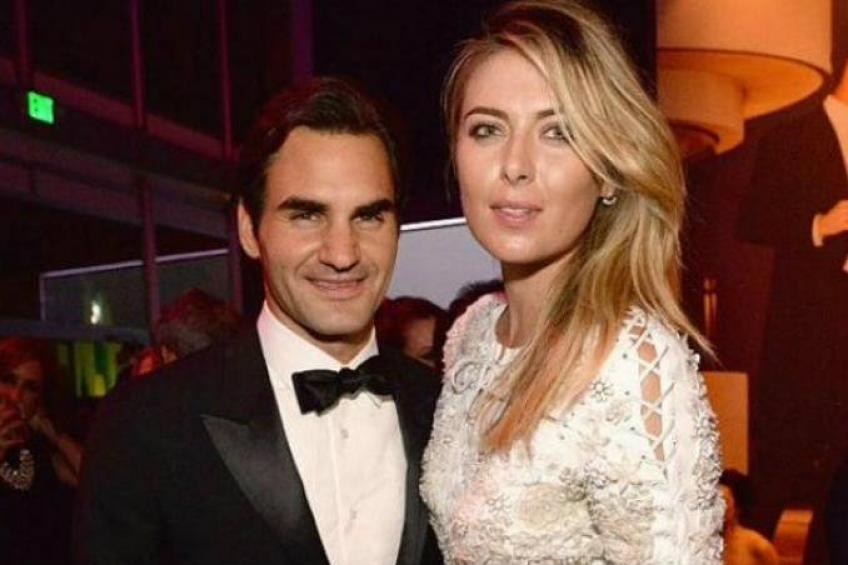
#> input picture test_images/sharapova1.jpg, 848 x 565 px
$ jupyter execute --allow-errors sports_person_classification_model.ipynb   (shell and % lines are left out)
#> lines starting #> are read from the running program, lines starting #| are printed output that depends on the picture
[cell 1]
import numpy as np
import cv2
import matplotlib
from matplotlib import pyplot as plt

[cell 2]
img = cv2.imread('./test_images/sharapova1.jpg')
#> img is the input picture: shape (565, 848, 3); mean B, G, R 60.2, 72.2, 105.6
img.shape
#> Out = (565, 848, 3)

[cell 3]
# First and second dimension are height and width, 3rd for rgb channel

[cell 4]
# To see how the image looks like
plt.imshow(img)

[cell 5]
gray = cv2.cvtColor(img, cv2.COLOR_BGR2GRAY)
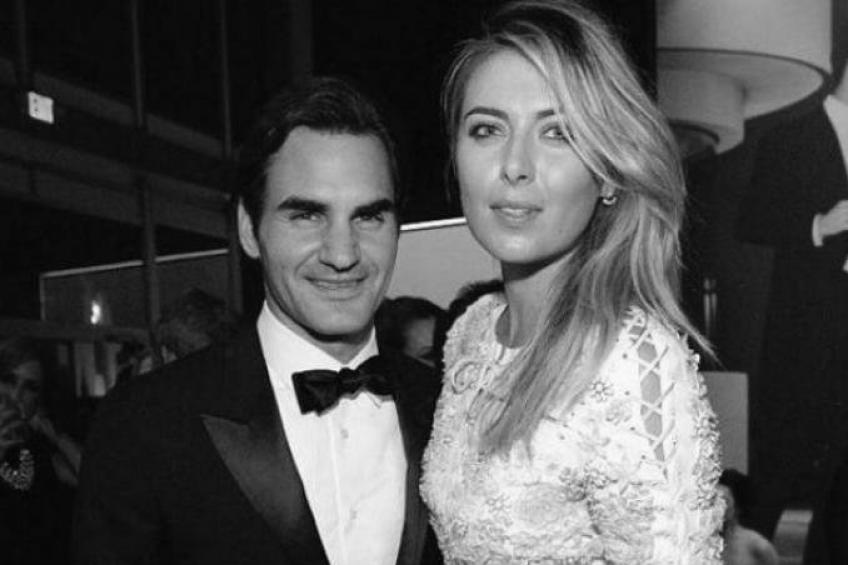
#> gray: shape (565, 848); min 2, max 254, mean 80.8
gray.shape
#> Out = (565, 848)

[cell 6]
gray

[cell 7]
plt.imshow(gray)

[cell 8]
plt.imshow(gray, cmap='gray')

[cell 9]
face_cascade = cv2.CascadeClassifier('./opencv/haarcascades/haarcascade_frontalface_default.xml')
eye_cascade = cv2.CascadeClassifier('./opencv/haarcascades/haarcascade_eye.xml')

faces = face_cascade.detectMultiScale(gray, 1.3, 5)
#> faces = [[246, 144, 181, 181], [430, 57, 186, 186]]
faces
#> Out = [[246, 144, 181, 181], [430, 57, 186, 186]]

[cell 10]
(x, y, w, h) = faces[0]
#> x = 246; y = 144; w = 181; h = 181
x, y, w, h
#> Out = (246, 144, 181, 181)

[cell 11]
face_img = cv2.rectangle(img, (x, y), (x + w, y + h), (255, 0, 0), 2)
plt.imshow(face_img)

[cell 12]
# Copy_paste form OpenCV website
cv2.destroyAllWindows()
for (x, y, w, h) in faces:
    face_img = cv2.rectangle(img, (x, y), (x + w, y + h), (255, 0, 0), 2)
    roi_gray = gray[y : y + h, x : x + w]
    roi_color = face_img[y : y + h, x : x + w]
    eyes = eye_cascade.detectMultiScale(roi_gray)
    for (ex, ey, ew, eh) in eyes:
        cv2.rectangle(roi_color, (ex, ey), (ex + ew, ey + eh), (0, 255, 0), 2)
#> this loop made 2 passes
#> (x, y, w, h, eyes) on passes 1 to 2: (246, 144, 181, 181, [[98, 53, 40, 40]]), (430, 57, 186, 186, [[33, 52, 42, 42], [83, 111, 22, 22], [101, 54, 43, 43]])
#> pass 1, `roi_gray = gray[y : y + h, x : x + w]`:
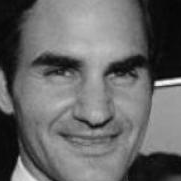
#> roi_gray: shape (181, 181); min 4, max 247, mean 103.8
#> pass 1, `roi_color = face_img[y : y + h, x : x + w]`:
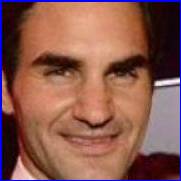
#> roi_color: shape (181, 181, 3); mean B, G, R 79.1, 89.4, 137
#> pass 2, `roi_gray = gray[y : y + h, x : x + w]`:
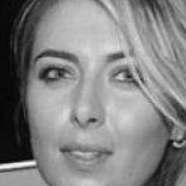
#> roi_gray: shape (186, 186); min 4, max 251, mean 130.9
#> after the loop:
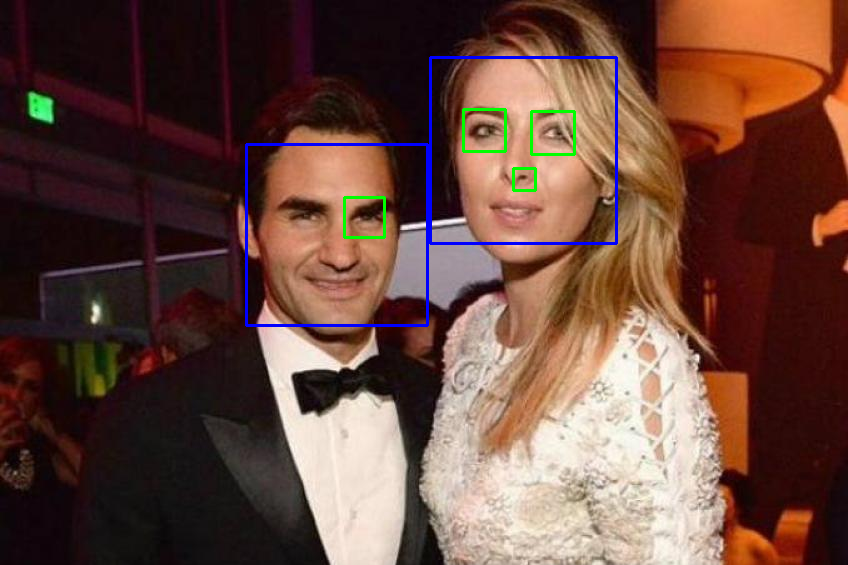
#> img: shape (565, 848, 3); mean B, G, R 61.5, 71.9, 103.9
#> after the loop:
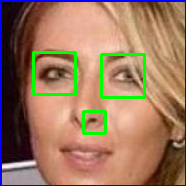
#> roi_color: shape (186, 186, 3); mean B, G, R 97.9, 121.2, 155.6

plt.figure()
plt.imshow(face_img, cmap='gray')
plt.show()

[cell 13]
plt.imshow(roi_color) # roi = region of interest

[cell 14]
def get_cropped_image_if_2_eyes(image_path):
#> called with image_path = './test_images/sharapova1.jpg'
    img = cv2.imread(image_path)
    gray = cv2.cvtColor(img, cv2.COLOR_BGR2GRAY)
    faces = face_cascade.detectMultiScale(gray, 1.3, 5)
#> faces = [[246, 144, 181, 181], [430, 57, 186, 186]]
    for (x, y, w, h) in faces:
        roi_gray = gray[y : y + h, x : x + w]
        roi_color = img[y : y + h, x : x + w]
        eyes = eye_cascade.detectMultiScale(roi_gray)
        if len(eyes) >= 2:
            return roi_color
#> this loop made 2 passes
#> pass 1, in get_cropped_image_if_2_eyes, `roi_color = img[y : y + h, x : x + w]`:
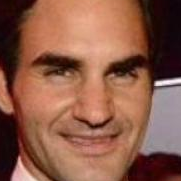
#> roi_color: shape (181, 181, 3); mean B, G, R 72.4, 91.4, 140.2
#> pass 2, in get_cropped_image_if_2_eyes, `roi_color = img[y : y + h, x : x + w]`:
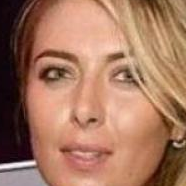
#> roi_color: shape (186, 186, 3); mean B, G, R 96.1, 119.6, 166.4

[cell 15]
original_image = cv2.imread('./test_images/sharapova1.jpg')
plt.imshow(original_image)

[cell 16]
cropped_image = get_cropped_image_if_2_eyes('./test_images/sharapova1.jpg')
plt.imshow(cropped_image)

[cell 17]
org_image_obstructed = cv2.imread('./test_images/sharapova2.JPG')
#> (the rest of this cell did not finish here and is left out)

#> (a cell that did not finish here is left out)

cropped_image_no_2_eyes

[cell 19]
# i.e., nothing printed if no eyes visible

[cell 20]
# We will create a new folder, and there only those faces which could be cropped (i.e., face is visible), would be stored

[cell 21]
path_to_data = './dataset'
path_to_cr_data = './dataset/cropped'

[cell 22]
import os
img_dirs = []
for entry in os.scandir(path_to_data):
    if entry.is_dir():
        img_dirs.append(entry.path)

img_dirs

[cell 23]
# If cropped folder doesn't exist, create it
import shutil
if os.path.exists(path_to_cr_data):
    shutil.rmtree(path_to_cr_data)
os.mkdir(path_to_cr_data)

[cell 24]
cropped_image_dirs = []
celebrity_file_names_dict = {}
#> (the rest of this cell did not finish here and is left out)

        if roi_color is not None:
            cropped_folder = path_to_cr_data + '\\' + celebrity_name
            if not os.path.exists(cropped_folder):
                os.mkdir(cropped_folder)
                cropped_image_dirs.append(cropped_folder)
            cropped_file_name = celebrity_name + str(count) + '.png'
            cropped_file_path = cropped_folder + '\\' + cropped_file_name
            cv2.imwrite(cropped_file_path, roi_color)
            celebrity_file_names_dict[celebrity_name].append(cropped_file_path)
            count += 1

[cell 25]
# We will do wavelet transformation. one of the most popular techniques in feature extraction
import numpy as np
import pywt
import cv2

def w2d(img, mode='haar', level=1):
#> called with mode = 'db1', level = 5
    imArray = img
    #Datatype conversions
    #convert to grayscale
    imArray = cv2.cvtColor( imArray,cv2.COLOR_RGB2GRAY )
    #convert to float
    imArray =  np.float32(imArray)
    imArray /= 255;
    # compute coefficients
    coeffs=pywt.wavedec2(imArray, mode, level=level)
#> coeffs = 6 items

    #Process Coefficients
    coeffs_H=list(coeffs)
#> coeffs_H = 6 items
    coeffs_H[0] *= 0;

    # reconstruction
    imArray_H=pywt.waverec2(coeffs_H, mode);
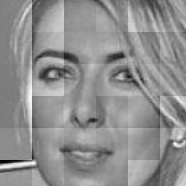
#> imArray_H: shape (186, 186) float32; min -0.568, max 0.435, mean -0.00113; drawn with min black and max white
    imArray_H *= 255;
    imArray_H =  np.uint8(imArray_H)
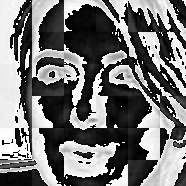
#> imArray_H: shape (186, 186); min 0, max 255, mean 115.8

    return imArray_H

[cell 26]
im_har = w2d(cropped_image,'db1',5)
plt.imshow(im_har, cmap='gray')

[cell 27]
celebrity_file_names_dict

[cell 28]
class_dict = {}
count = 0
for celebrity_name in celebrity_file_names_dict.keys():
    class_dict[celebrity_name] = count
    count += 1
class_dict

$ run again, with test_images/federer1.jpg copied over test_images/sharapova1.jpg
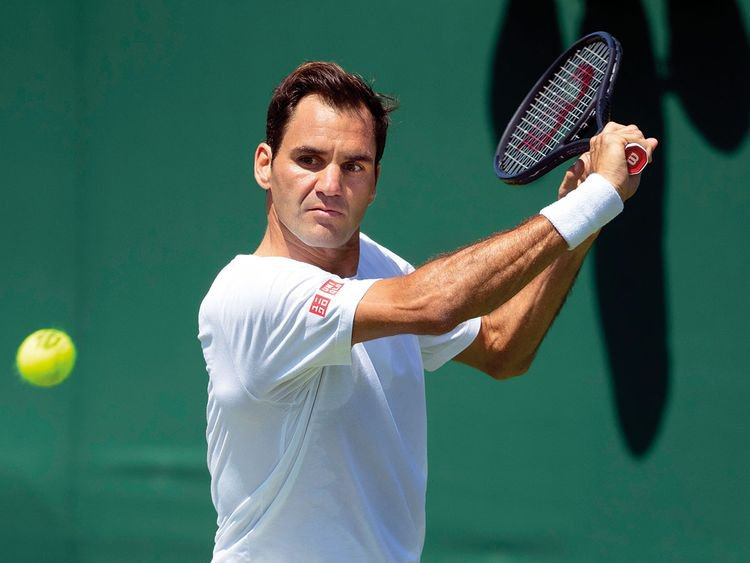
#> input picture test_images/federer1.jpg, 750 x 563 px
#> img is the input picture: shape (563, 750, 3); mean B, G, R 91.4, 101.5, 63.8
#> `faces = face_cascade.detectMultiScale(gray, 1.3, 5)`: faces = [[266, 111, 134, 134]]
#> `(x, y, w, h) = faces[0]`: x = 266; y = 111; w = 134
#> `x, y, w, h`: Out = (266, 111, 134, 134)
#> the loop `for (x, y, w, h) in faces:` made 1 pass
#> (x, y, w, h, eyes) on pass 1: (266, 111, 134, 134, [[75, 45, 24, 24]])
#> after the loop `for (x, y, w, h) in faces:`:
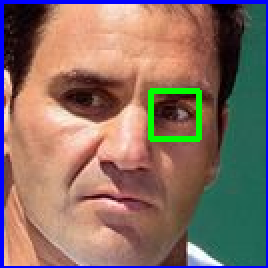
#> roi_color: shape (134, 134, 3) (shown 2 times larger); mean B, G, R 100.4, 110.5, 134.2
#> in get_cropped_image_if_2_eyes, `faces = face_cascade.detectMultiScale(gray, 1.3, 5)`: faces = [[266, 111, 134, 134]]
#> the loop in get_cropped_image_if_2_eyes, `for (x, y, w, h) in faces:` made 1 pass
#> pass 1, in get_cropped_image_if_2_eyes, `roi_color = img[y : y + h, x : x + w]`:
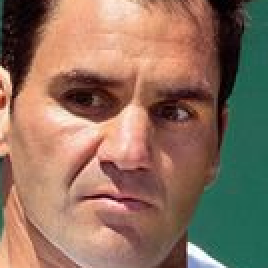
#> roi_color: shape (134, 134, 3) (shown 2 times larger); mean B, G, R 94.2, 112.5, 141.4

$ run again, with test_images/federer2.jpg copied over test_images/sharapova1.jpg
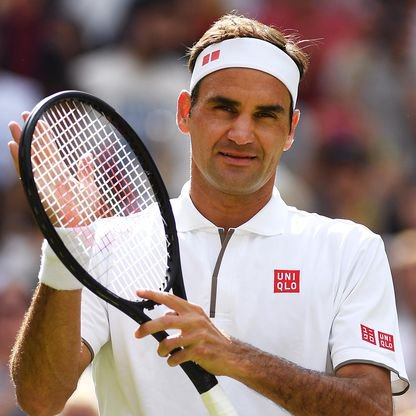
#> input picture test_images/federer2.jpg, 416 x 416 px
#> img is the input picture: shape (416, 416, 3); mean B, G, R 125.7, 130.9, 151.8
#> `faces = face_cascade.detectMultiScale(gray, 1.3, 5)`: faces = [[178, 64, 128, 128]]
#> `(x, y, w, h) = faces[0]`: x = 178; y = 64; w = 128
#> `x, y, w, h`: Out = (178, 64, 128, 128)
#> the loop `for (x, y, w, h) in faces:` made 1 pass
#> (x, y, w, h, eyes) on pass 1: (178, 64, 128, 128, [[72, 37, 27, 27], [29, 28, 32, 32]])
#> in get_cropped_image_if_2_eyes, `faces = face_cascade.detectMultiScale(gray, 1.3, 5)`: faces = [[178, 64, 128, 128]]
#> the loop in get_cropped_image_if_2_eyes, `for (x, y, w, h) in faces:` made 1 pass
#> coeffs = 6 items
#> in w2d, `imArray_H =  np.uint8(imArray_H)`:
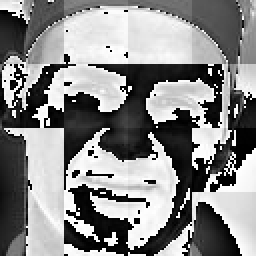
#> imArray_H: shape (128, 128) (shown 2 times larger); min 0, max 255, mean 136.1
